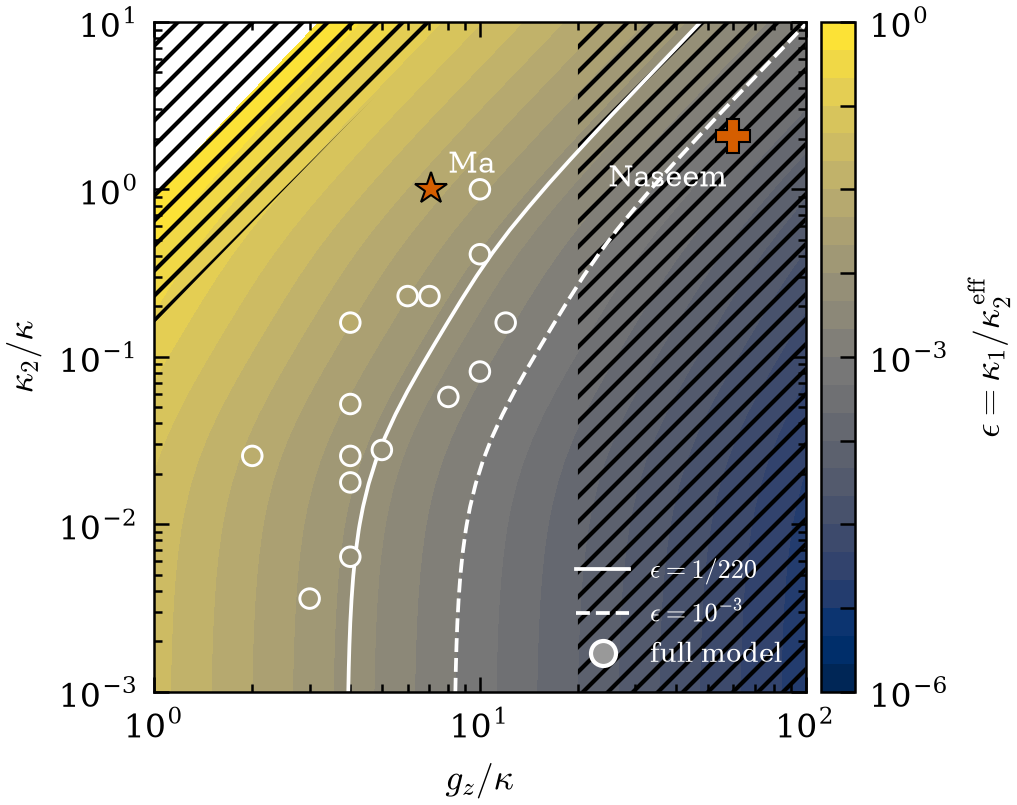

This figure's Python source:
"""Figura principal 3 — espacio de diseño. Solo lee cachés:
  data/minimo/k*_N24.npz  (calc_minimo.py): tasa de confinamiento Δ(κ₂) del modelo mínimo, |α|² = 4
  data/pfig3/*.npz        (calc_pfig3.py): puntos del modelo completo (γ_pf, confinamiento dinámico)
Mapa en (g_z/κ, κ₂/κ): ε = κ₁/κ₂^eff, κ₁ = (10/9)g_x²κ/ω² con (g_x/ω)² = (κ₂/κ)/(16(g_z/κ)²),
κ₂^eff = Δ(κ₂)/c, c = lim_{κ₂→0} Δ/κ₂. En régimen adiabático ε = (5/72)(κ/g_z)².
Δ: tasa DINÁMICA desde |0>|g> (C9); se usa esa y se reporta también la espectral.
Escribe data/principal_fig3_minimo.csv, data/principal_fig3_puntos.csv y el mapa en data/principal_fig3_mapa.npz.
"""
import os, glob
import numpy as np
import matplotlib.pyplot as plt
from matplotlib.colors import LogNorm
import comun as C
import estilo as E
import calc_minimo as CM
import fig4 as F4            # reutiliza la función de ajuste del retorno (misma definición que la Fig. 4)

KAP = 0.03
W_OVER_K = 200.0              # para la sombra de validez perturbativa


def minimo():
    filas = []
    for f in glob.glob(os.path.join(C.DATA, 'minimo', 'k*_N24.npz')):
        z = np.load(f)
        td = [CM.tasa_dinamica(z['t'], s) for s in z['Pc_din']]
        # brecha espectral recalculada desde los modos guardados: umbral 1e-6 (los ~1e-9 son ruido del espacio oscuro)
        fis = [m for m in z['modos'] if -m[0] > 1e-6 and m[2] < 0.5]
        filas.append([float(z['k2k']), td[0], td[1], -fis[0][0] if fis else np.nan])
    T = np.array(sorted(filas))
    return T


def conf_modelo_completo(z):
    """Retorno dinámico de P_c(t) (código fijo) desde |0>|g>: misma ventana que la Fig. 4."""
    t = z['t']; tasas = []
    for serie in z['Pc_din']:
        e = np.abs(serie - serie[-1])
        i1 = np.argmax(e < 0.1 * e.max())
        piso = np.median(e[int(0.9 * len(e)):]) + 1e-12
        fin = np.where(e < 3 * piso)[0]; i2 = fin[fin > i1][0] if np.any(fin > i1) else len(e)
        tasas.append(-np.polyfit(t[i1:i2], np.log(e[i1:i2]), 1)[0] if i2 - i1 >= 10 else np.nan)
    return tasas


def main():
    Tm = minimo()
    k2, D0, D1, Dsp = Tm.T
    # pendiente adiabática: extrapolación lineal de Δ/κ₂ a κ₂ → 0 con los tres κ₂/κ más pequeños
    c = np.polyval(np.polyfit(k2[:3], D0[:3] / k2[:3], 1), 0.0)
    np.savetxt(os.path.join(C.DATA, 'principal_fig3_minimo.csv'), np.c_[Tm, D0 / k2, D0 / (c * k2)], delimiter=',', comments='',
               header='kappa_2/kappa, Delta dynamic from |0>|g> [kappa], Delta dynamic from |1.3 alpha>|g> [kappa], '
                      'Delta spectral (C9 edge<0.5) [kappa], Delta/kappa_2, kappa_2^eff/kappa_2 = Delta/(c kappa_2)')
    lk, lD = np.log(k2), np.log(D0)
    Delta = lambda x: np.exp(np.interp(np.log(x), lk, lD))
    gz = np.geomspace(1, 100, 300); kk = np.geomspace(1e-3, 10, 300)
    GZ, KK = np.meshgrid(gz, kk)
    k1 = (10 / 9) * KK / (16 * GZ**2)              # κ₁/κ
    eps = k1 / (Delta(KK) / c)
    np.savez(os.path.join(C.DATA, 'principal_fig3_mapa.npz'), gz=gz, k2=kk, eps=eps, c=c)
    # puntos del modelo completo
    P = []
    for f in sorted(glob.glob(os.path.join(C.DATA, 'pfig3', '*.npz'))):
        z = np.load(f)
        gx, w, gzk = float(z['gx']), float(z['w']), float(z['gzk'])
        gm = gx**2 * KAP / (w**2 + KAP**2 / 4); gp = gx**2 * KAP / (9 * w**2 + KAP**2 / 4); r = gp / gm
        a2 = abs(complex(z['al2eff'])); g = float(z['gpf'])
        k1f = g * (1 + r) / (2 * (a2 * (1 + r) + r))
        cf = conf_modelo_completo(z)
        k2k = float(z['kap2']) / KAP
        eps_full = k1f / (cf[0] / c)
        eps_map = (10 / 9) * k2k / (16 * gzk**2) / (Delta(k2k) / c)
        P.append([gx, w, gzk, k2k, g, k1f, cf[0], cf[1], cf[0] / KAP / Delta(k2k), eps_full, eps_map, eps_full / eps_map])
    P = np.array(P)
    np.savetxt(os.path.join(C.DATA, 'principal_fig3_puntos.csv'), P, delimiter=',', comments='',
               header='g_x, omega, g_z/kappa, kappa_2/kappa, gamma_pf, kappa_1 (C1 inverted), confinement dyn |0>|g>, confinement dyn |1.3a>|g>, '
                      'confinement full / Delta_min, eps full model, eps map, ratio full/map')

    E.aplicar()
    fig, ax = plt.subplots(figsize=(E.COL1, 2.9))
    lev = np.geomspace(1e-6, 1, 25)
    cs = ax.contourf(GZ, KK, eps, levels=lev, norm=LogNorm(), cmap='cividis')
    ax.contour(GZ, KK, eps, levels=[1e-3, 1 / 220], colors=['w', 'w'], linestyles=['--', '-'], linewidths=0.9)
    # sombra fuera de validez perturbativa (ω/κ = 200): g_z/ω > 0.1 o g_x/ω > 0.1
    malo = (GZ / W_OVER_K > 0.1) | (np.sqrt(KK) / (4 * GZ) > 0.1)
    ax.contourf(GZ, KK, malo.astype(float), levels=[0.5, 1.5], colors='none', hatches=['////'])
    if len(P):
        ax.scatter(P[:, 2], P[:, 3], c=P[:, 9], norm=LogNorm(lev[0], lev[-1]), cmap='cividis', edgecolors='w', s=22, lw=0.7, zorder=5)
    for nom, x, y, mk in [('Ma', 7.1, 1.0, '*'), ('Naseem', 60, 2.07, 'P')]:
        ax.plot(x, y, mk, color=E.OKABE[1], ms=8, mec='k', mew=0.5, zorder=6)
        ax.annotate(nom, (x, y), xytext=(4, 4) if nom == 'Ma' else (-30, -12), textcoords='offset points', fontsize=7, color='w')
    from matplotlib.lines import Line2D
    ax.legend(handles=[Line2D([], [], color='w', lw=0.9, label=r'$\epsilon=1/220$'),
                       Line2D([], [], color='w', lw=0.9, ls='--', label=r'$\epsilon=10^{-3}$'),
                       Line2D([], [], marker='o', ls='none', mfc='0.6', mec='w', label='full model')],
              loc='lower right', fontsize=6.3, facecolor='0.35', framealpha=0.8, labelcolor='w')
    ax.set_xscale('log'); ax.set_yscale('log')
    ax.set_xlabel(r'$g_z/\kappa$'); ax.set_ylabel(r'$\kappa_2/\kappa$')
    cb = fig.colorbar(cs, ax=ax, pad=0.02); cb.set_label(r'$\epsilon=\kappa_1/\kappa_2^{\rm eff}$')
    for ext in ('pdf', 'png'):
        fig.savefig(os.path.join(C.AQUI, f'principal_fig3.{ext}'))
    print(f"c = lim Δ/κ₂ = {c:.4f} (extrapolado; Δ/κ₂ en los 3 menores κ₂/κ: {D0[:3]/k2[:3]})")
    print("κ₂/κ  Δ_din(|0>)  Δ_din(|1.3α>)  Δ_esp  Δ/κ₂  κ₂eff/κ₂")
    for row in np.c_[Tm, D0 / k2, D0 / (c * k2)]:
        print("  " + " ".join(f"{v:.4g}" for v in row))
    # verificación adiabática
    i = 0
    print(f"verif. adiabática: κ₂/κ={k2[i]:.3g}: ε·(g_z/κ)² = {(10/9)*k2[i]/16 / (D0[i]/c):.5f} vs 5/72 = {5/72:.5f}")
    print("puntos modelo completo: g_x ω g_z/κ κ₂/κ conf_full/Δ_min ε_full ε_map razón")
    for r in P:
        print(f"  {r[0]:.3f} {r[1]:.0f} {r[2]:4.1f} {r[3]:.3f} {r[8]:.3f} {r[9]:.3e} {r[10]:.3e} {r[11]:.3f}")


if __name__ == '__main__':
    main()
